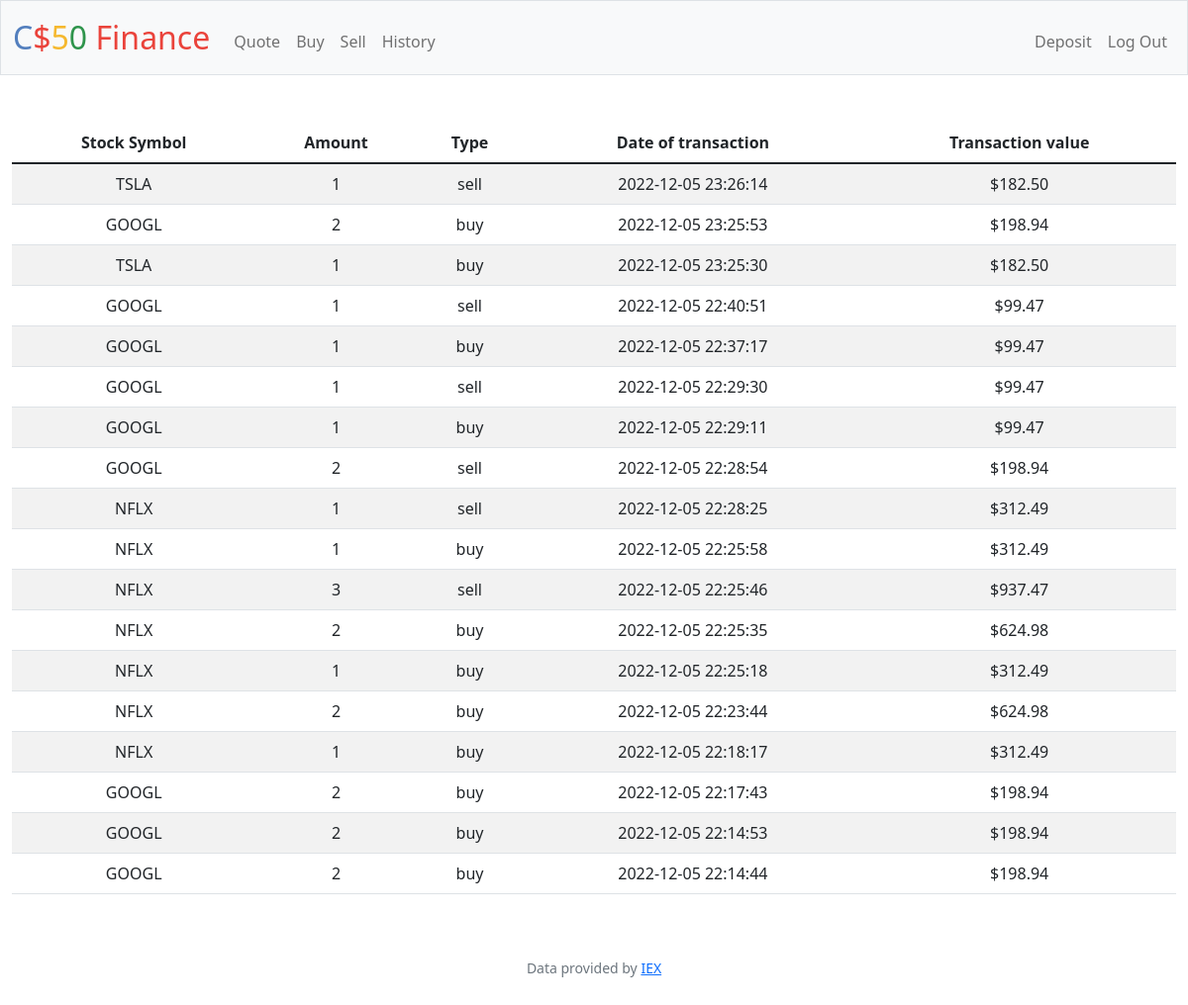
Screenshot of /history (signed in) with the database file from the repository.
### tables this page shows
CREATE TABLE transactionHistory (id INTEGER PRIMARY KEY AUTOINCREMENT NOT NULL, userID INTEGER NOT NULL, stockName TEXT NOT NULL, stockAmount INTEGER NOT NULL, transactionType BIT NOT NULL, transactionDate DATE NOT NULL, cash NUMERIC NOT NULL, FOREIGN KEY (userID) REFERENCES users (id), CONSTRAINT check_bool CHECK(transactionType IN (0, 1)));

### app.py (the view)
@app.route("/history")
@login_required
def history():
    history_data = db.execute("SELECT * FROM transactionHistory WHERE userID=? ORDER BY transactionDate DESC", session['user_id'])
    return render_template("history.html", history_data=history_data)

### app.py (called while the page is built)
@app.after_request
def after_request(response):
    response.headers["Cache-Control"] = "no-cache, no-store, must-revalidate"
    response.headers["Expires"] = 0
    response.headers["Pragma"] = "no-cache"
    return response

### helpers.py (called while the page is built)
def login_required(f):
    @wraps(f)
    def decorated_function(*args, **kwargs):
        if session.get("user_id") is None:
            return redirect("/login")
        return f(*args, **kwargs)
    return decorated_function

def usd(value):
    return f"${value:,.2f}"

### templates/history.html (shortened to what this page needs)
{% extends "layout.html" %}
{% block main %}
    <table class="table table-striped">
        <thead>
            <tr>
                <th>Stock Symbol</th>
                <th>Amount</th>
                <th>Type</th>
                <th>Date of transaction</th>
                <th>Transaction value</th>
            </tr>
        </thead>
        <tbody>
            {% for data in history_data %}
                <tr>
                    <td>{{ data["stockName"].upper() }}</td>
                    <td>{{ data["stockAmount"] }}</td>
                    {% if data["transactionType"]==1 %}
                        <td>buy</td>
                    {% else %}
                        <td>sell</td>
                    {% endif %}
                    <td>{{ data["transactionDate"] }}</td>
                    <td>{{ data["cash"]|usd }}</td>
                </tr>
            {% endfor %}
        </tbody>
    </table>
{% endblock %}

### templates/layout.html (shortened to what this page needs)
<!DOCTYPE html>
<html lang="en">
    <head>
        <link href="https://cdn.jsdelivr.net/npm/bootstrap@5.1.3/dist/css/bootstrap.min.css" rel="stylesheet">
        <link href="/static/styles.css" rel="stylesheet">
    </head>
    <body>
        <nav class="bg-light border navbar navbar-expand-md navbar-light">
            <div class="container-fluid">
                <a class="navbar-brand" href="/"><span class="blue">C</span><span class="red">$</span><span class="yellow">5</span><span class="green">0</span> <span class="red">Finance</span></a>
                <div class="collapse navbar-collapse" id="navbar">
                    {% if session["user_id"] %}
                        <ul class="navbar-nav me-auto mt-2">
                            <li class="nav-item"><a class="nav-link" href="/quote">Quote</a></li>
                            <li class="nav-item"><a class="nav-link" href="/buy">Buy</a></li>
                            <li class="nav-item"><a class="nav-link" href="/sell">Sell</a></li>
                            <li class="nav-item"><a class="nav-link" href="/history">History</a></li>
                        </ul>
                        <ul class="navbar-nav ms-auto mt-2">
                            <li class="nav-item"><a class="nav-link" href="/deposit">Deposit</a></li>
                            <li class="nav-item"><a class="nav-link" href="/logout">Log Out</a></li>
                        </ul>
                    {% else %}
                        <ul class="navbar-nav ms-auto mt-2">
                            <li class="nav-item"><a class="nav-link" href="/register">Register</a></li>
                            <li class="nav-item"><a class="nav-link" href="/login">Log In</a></li>
                        </ul>
                    {% endif %}
                </div>
            </div>
        </nav>
        <main class="container-fluid py-5 text-center">
            {% block main %}{% endblock %}
        </main>
        <footer class="mb-5 small text-center text-muted">
            Data provided by <a href="https://iexcloud.io/">IEX</a>
        </footer>
    </body>
</html>

### static/styles.css (style rules this page uses)
nav .navbar-brand { font-size: xx-large; }
nav .navbar-brand .blue { color: #537fbe; }
nav .navbar-brand .red { color: #ea433b; }
nav .navbar-brand .yellow { color: #f5b82e; }
nav .navbar-brand .green { color: #2e944b; }

### rows the page displays
transactionHistory: stockName "TSLA", stockAmount "1", transactionType "sell", transactionDate "2022-12-05 23:26:14", cash "$182.50"
transactionHistory: stockName "GOOGL", stockAmount "2", transactionType "buy", transactionDate "2022-12-05 23:25:53", cash "$198.94"
transactionHistory: stockName "TSLA", stockAmount "1", transactionType "buy", transactionDate "2022-12-05 23:25:30", cash "$182.50"
transactionHistory: stockName "GOOGL", stockAmount "1", transactionType "sell", transactionDate "2022-12-05 22:40:51", cash "$99.47"
transactionHistory: stockName "GOOGL", stockAmount "1", transactionType "buy", transactionDate "2022-12-05 22:37:17", cash "$99.47"
transactionHistory: stockName "GOOGL", stockAmount "1", transactionType "sell", transactionDate "2022-12-05 22:29:30", cash "$99.47"
transactionHistory: stockName "GOOGL", stockAmount "1", transactionType "buy", transactionDate "2022-12-05 22:29:11", cash "$99.47"
transactionHistory: stockName "GOOGL", stockAmount "2", transactionType "sell", transactionDate "2022-12-05 22:28:54", cash "$198.94"
transactionHistory: stockName "NFLX", stockAmount "1", transactionType "sell", transactionDate "2022-12-05 22:28:25", cash "$312.49"
transactionHistory: stockName "NFLX", stockAmount "1", transactionType "buy", transactionDate "2022-12-05 22:25:58", cash "$312.49"
transactionHistory: stockName "NFLX", stockAmount "3", transactionType "sell", transactionDate "2022-12-05 22:25:46", cash "$937.47"
transactionHistory: stockName "NFLX", stockAmount "2", transactionType "buy", transactionDate "2022-12-05 22:25:35", cash "$624.98"
transactionHistory: stockName "NFLX", stockAmount "1", transactionType "buy", transactionDate "2022-12-05 22:25:18", cash "$312.49"
transactionHistory: stockName "NFLX", stockAmount "2", transactionType "buy", transactionDate "2022-12-05 22:23:44", cash "$624.98"
transactionHistory: stockName "NFLX", stockAmount "1", transactionType "buy", transactionDate "2022-12-05 22:18:17", cash "$312.49"
transactionHistory: stockName "GOOGL", stockAmount "2", transactionType "buy", transactionDate "2022-12-05 22:17:43", cash "$198.94"
transactionHistory: stockName "GOOGL", stockAmount "2", transactionType "buy", transactionDate "2022-12-05 22:14:53", cash "$198.94"
transactionHistory: stockName "GOOGL", stockAmount "2", transactionType "buy", transactionDate "2022-12-05 22:14:44", cash "$198.94"
